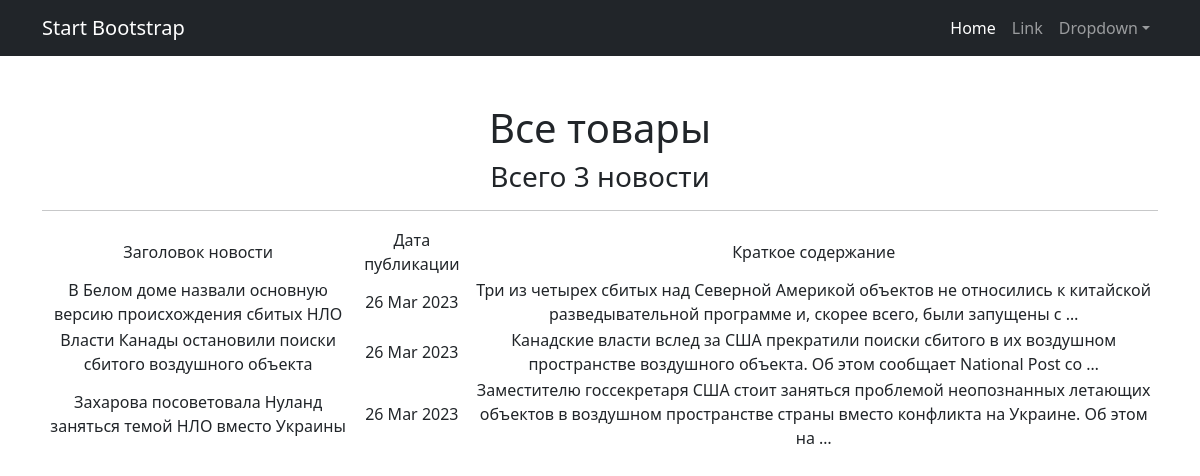
Page /news/ on the committed database.
### news/models.py (models this page shows, shortened)
class Post(models.Model):
    author = models.ForeignKey(Author, on_delete=models.CASCADE)
    NEWS = 'NW'
    ARTICLE = 'AR'
    CATEGORY_CHOICES = (
        (NEWS, 'Новость'),
        (ARTICLE, 'Статья'),
    )
    categoryType = models.CharField(max_length=2, choices=CATEGORY_CHOICES, default=ARTICLE)
    dateCreation = models.DateTimeField(auto_now_add=True)
    postCategory = models.ManyToManyField(Category, through='PostCategory')
    title = models.CharField(max_length=128)
    text = models.TextField()
    rating = models.SmallIntegerField(default=0)

### news/views.py (the view)
# urls.py: path('', NewsList.as_view()),
class NewsList(ListView):
    model = Post
    ordering = 'title'
    template_name = 'news.html'
    context_object_name = 'news'

### news/templatetags/custom_filters.py (called while the page is built)
@register.filter()
def censor(value):
   return f"{value.replace('редиска', 'р*****а')}"

### templates/news.html (shortened to what this page needs)
{% extends 'flatpages/default.html' %}
{% load custom_filters %}
{% block content %}
   <h1>Все товары</h1>
   <h3>Всего {{ news|length }} новости</h3>
   <hr>
   {% if news %}
       <table>
           <tr>
               <td>Заголовок новости</td>
               <td>Дата публикации</td>
               <td>Краткое содержание</td>
           </tr>
           {% for post in news %}
           <tr>
               <td>{{ post.title }}</td>
               <td>{{ post.dateCreation|date:'d M Y' }}</td>
               <td>{{ post.text|truncatewords:20|censor }}</td>
           </tr>
           {% endfor %}
       </table>
   {% else %}
       <h2>Товаров нет!</h2>
   {% endif %}
{% endblock content %}

### templates/flatpages/default.html (shortened to what this page needs)
<!DOCTYPE html>
<html lang="en">
    <head>
        {% load static %}
        <link href="css/styles.css" rel="stylesheet" />
        <link href="{% static 'css/styles.css' %}" rel="stylesheet" />
    </head>
    <body>
        <nav class="navbar navbar-expand-lg navbar-dark bg-dark">
            <div class="container">
                <a class="navbar-brand" href="#">Start Bootstrap</a>
                <div class="collapse navbar-collapse" id="navbarSupportedContent">
                    <ul class="navbar-nav ms-auto mb-2 mb-lg-0">
                        <li class="nav-item"><a class="nav-link active" aria-current="page" href="#">Home</a></li>
                        <li class="nav-item"><a class="nav-link" href="#">Link</a></li>
                        <li class="nav-item dropdown">
                            <a class="nav-link dropdown-toggle" id="navbarDropdown" href="#" role="button" data-bs-toggle="dropdown" aria-expanded="false">Dropdown</a>
                        </li>
                    </ul>
                </div>
            </div>
        </nav>
        <div class="container">
            <div class="text-center mt-5">
                {% block content %}{% endblock content %}
            </div>
        </div>
    </body>
</html>

### rows in the picture
Post: title "В Белом доме назвали основную версию происхождения сбитых НЛО", dateCreation "26 Mar 2023", text|censor "Три из четырех сбитых над Северной Америкой объектов не относились к китайской разведывательной программе и, скорее всего, были запущены с …"
Post: title "Власти Канады остановили поиски сбитого воздушного объекта", dateCreation "26 Mar 2023", text|censor "Канадские власти вслед за США прекратили поиски сбитого в их воздушном пространстве воздушного объекта. Об этом сообщает National Post со …"
Post: title "Захарова посоветовала Нуланд заняться темой НЛО вместо Украины", dateCreation "26 Mar 2023", text|censor "Заместителю госсекретаря США стоит заняться проблемой неопознанных летающих объектов в воздушном пространстве страны вместо конфликта на Украине. Об этом на …"

### other values in the picture
{{ news|length }} "3"
